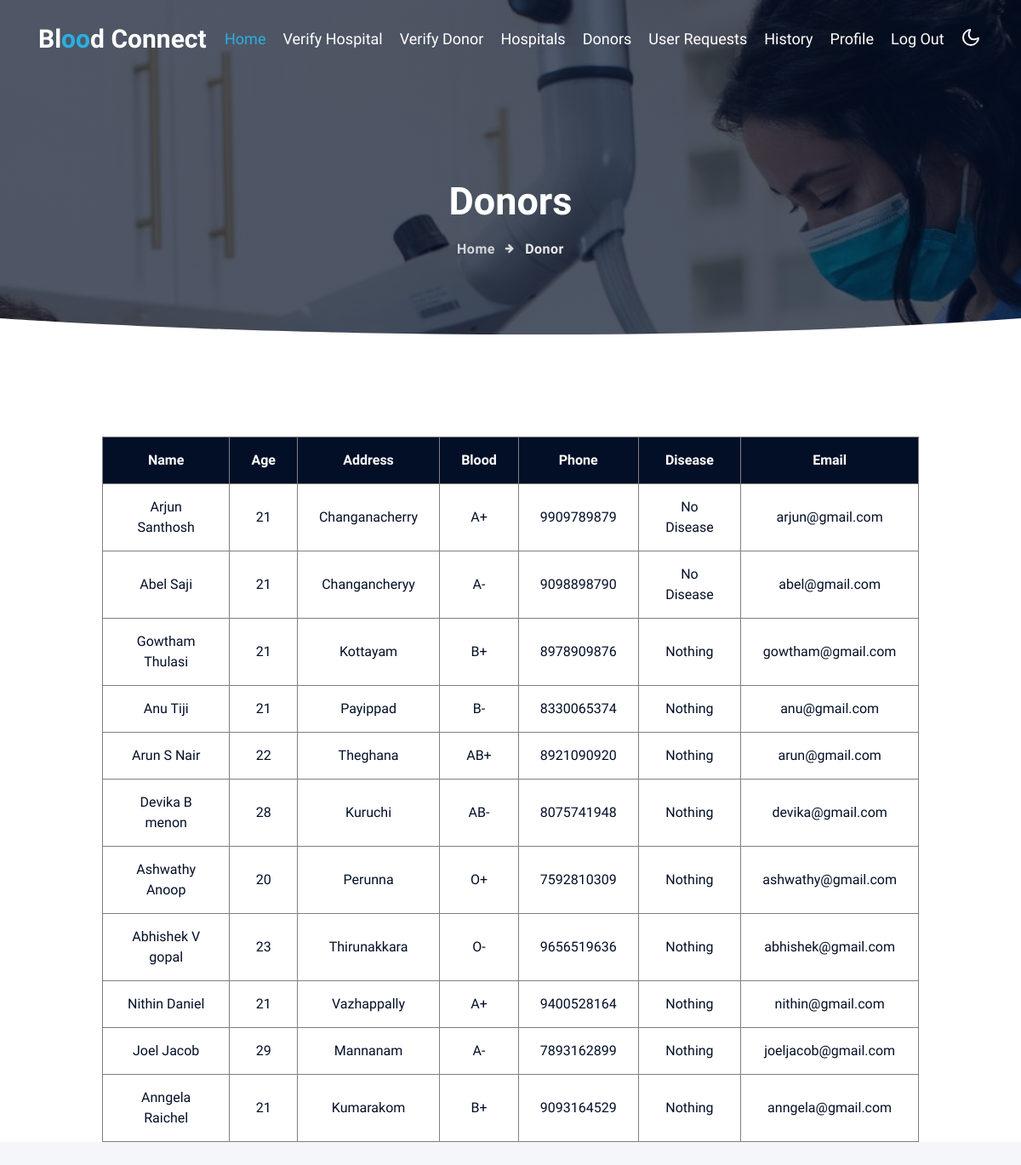
Screenshot of /ADMIN/viewDonor.php with the database file from the repository.
### tables this page shows
CREATE TABLE `donor_reg` (
  `d_id` int(20) NOT NULL AUTO_INCREMENT,
  `d_name` varchar(100) DEFAULT NULL,
  `d_age` varchar(100) DEFAULT NULL,
  `d_address` varchar(100) DEFAULT NULL,
  `d_blood` varchar(100) DEFAULT NULL,
  `d_phone` varchar(100) DEFAULT NULL,
  `d_email` varchar(100) DEFAULT NULL,
  `d_diseases` varchar(100) DEFAULT NULL,
  `status` varchar(100) DEFAULT 'FREE',
  PRIMARY KEY (`d_id`)
);

### ADMIN/viewDonor.php (the view, shortened to what this page needs)
<?php
include('adminHeader.php');
?>
<div class="breadcrumb-bg w3l-inner-page-breadcrumb py-5">
    <div class="container pt-lg-5 pt-md-3 p-lg-4 pb-md-3 my-lg-3">
        <h2 class="title pt-5">Donors</h2>
        <ul class="breadcrumbs-custom-path mt-3 text-center">
            <li><a href="adminHome.php">Home</a></li>
            <li class="active"><span class="fa fa-arrow-right mx-2" aria-hidden="true"></span> Donor </li>
        </ul>
    </div>
</div>
<div class="position-relative">
    <div class="shape overflow-hidden">
    </div>
</div>
<div class="view-content">
    <?php
    $qry = "SELECT d.* FROM `donor_reg` d,`login` l WHERE d.`d_id`=l.`reg_id` AND l.`status`='1' AND l.`type` = 'DONOR'";
    $result = mysqli_query($conn, $qry);
    if ($result->num_rows > 0) {
    ?>
        <table>
            <tr>
                <th>Name</th>
                <th>Age</th>
                <th>Address</th>
                <th>Blood</th>
                <th>Phone</th>
                <th>Disease</th>
                <th>Email</th>
            </tr>
        <?php
        while ($row = mysqli_fetch_array($result)) {
            echo "
                <tr>
                    <td>" . $row['d_name'] . "</td>
                    <td>" . $row['d_age'] . "</td>
                    <td>" . $row['d_address'] . "</td>
                    <td>" . $row['d_blood'] . "</td>
                    <td>" . $row['d_phone'] . "</td>
                    <td>" . $row['d_diseases'] . "</td>
                    <td>" . $row['d_email'] . "</td>
                </tr>";
        }
    } else {
        echo "<div class='no-data'><img class='no-data' src='../assets/images/no-data.png'></div> ";
    }
        ?>
        </table>
</div>

### ADMIN/adminHeader.php (style rules this page uses)
body { background-color: white; }
.view-content table { border: 1px solid black; margin: 120px auto 180px; width: 80%; text-align: center; }
.view-content th { color: white; background-color: #030f27; padding: 20px 0; }
.view-content td { color: #030f27; }
.view-content th, td { border: 1px solid grey; border-collapse: collapse; padding: 15px 25px; }

### rows the page displays
donor_reg: d_name "Arjun Santhosh", d_age "21", d_address "Changanacherry", d_blood "A+", d_phone "9909789879", d_diseases "No Disease", d_email "arjun@gmail.com"
donor_reg: d_name "Abel Saji", d_age "21", d_address "Changancheryy", d_blood "A-", d_phone "9098898790", d_diseases "No Disease", d_email "abel@gmail.com"
donor_reg: d_name "Gowtham Thulasi", d_age "21", d_address "Kottayam", d_blood "B+", d_phone "8978909876", d_diseases "Nothing", d_email "gowtham@gmail.com"
donor_reg: d_name "Anu Tiji", d_age "21", d_address "Payippad", d_blood "B-", d_phone "8330065374", d_diseases "Nothing", d_email "anu@gmail.com"
donor_reg: d_name "Arun S Nair", d_age "22", d_address "Theghana", d_blood "AB+", d_phone "8921090920", d_diseases "Nothing", d_email "arun@gmail.com"
donor_reg: d_name "Devika B menon", d_age "28", d_address "Kuruchi", d_blood "AB-", d_phone "8075741948", d_diseases "Nothing", d_email "devika@gmail.com"
donor_reg: d_name "Ashwathy Anoop", d_age "20", d_address "Perunna", d_blood "O+", d_phone "7592810309", d_diseases "Nothing", d_email "ashwathy@gmail.com"
donor_reg: d_name "Abhishek V gopal", d_age "23", d_address "Thirunakkara", d_blood "O-", d_phone "9656519636", d_diseases "Nothing", d_email "abhishek@gmail.com"
donor_reg: d_name "Nithin Daniel", d_age "21", d_address "Vazhappally", d_blood "A+", d_phone "9400528164", d_diseases "Nothing", d_email "nithin@gmail.com"
donor_reg: d_name "Joel Jacob", d_age "29", d_address "Mannanam", d_blood "A-", d_phone "7893162899", d_diseases "Nothing", d_email "joeljacob@gmail.com"
donor_reg: d_name "Anngela Raichel", d_age "21", d_address "Kumarakom", d_blood "B+", d_phone "9093164529", d_diseases "Nothing", d_email "anngela@gmail.com"
